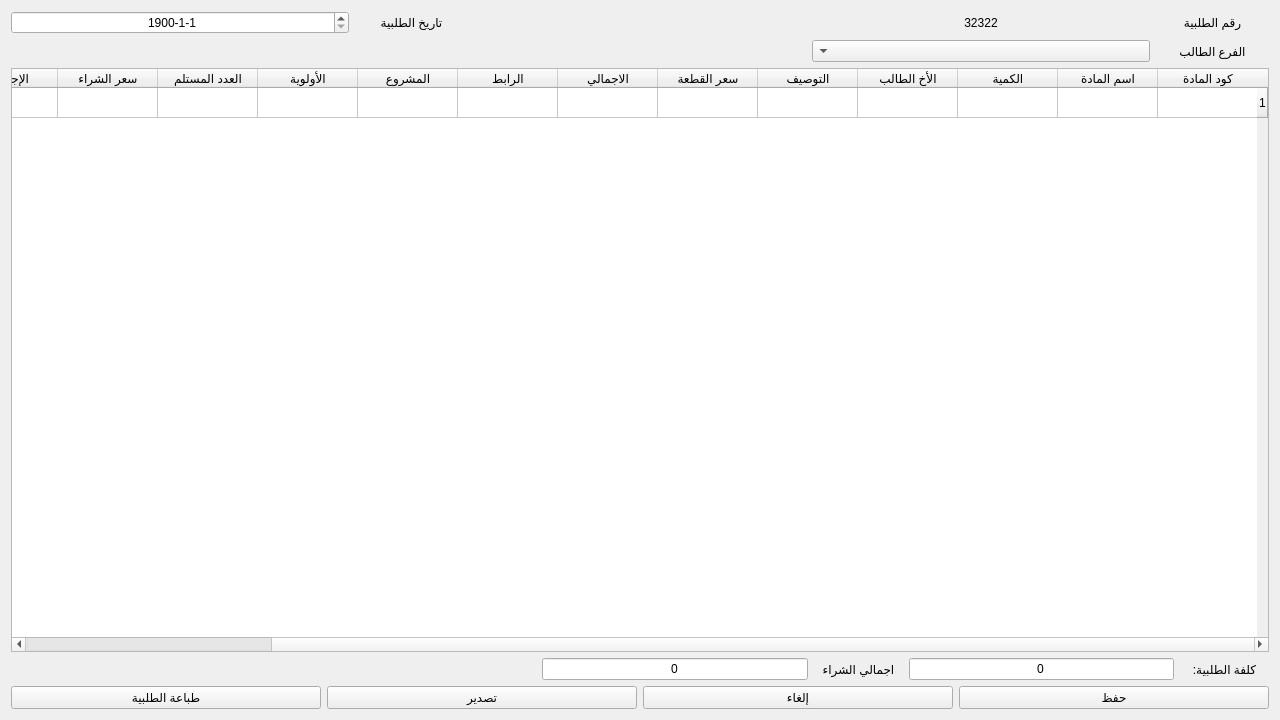
<?xml version="1.0" encoding="UTF-8"?>
<ui version="4.0">
 <class>Form</class>
 <widget class="QWidget" name="Form">
  <property name="geometry">
   <rect>
    <x>0</x>
    <y>0</y>
    <width>1280</width>
    <height>720</height>
   </rect>
  </property>
  <property name="windowTitle">
   <string>اضافة طلبية</string>
  </property>
  <property name="layoutDirection">
   <enum>Qt::RightToLeft</enum>
  </property>
  <layout class="QVBoxLayout" name="verticalLayout">
   <item>
    <layout class="QVBoxLayout" name="verticalLayout_11">
     <item>
      <layout class="QGridLayout" name="gridLayout" columnstretch="1,3,3,1,3">
       <item row="0" column="1">
        <widget class="QLabel" name="req_code">
         <property name="sizePolicy">
          <sizepolicy hsizetype="Expanding" vsizetype="Preferred">
           <horstretch>0</horstretch>
           <verstretch>0</verstretch>
          </sizepolicy>
         </property>
         <property name="text">
          <string>32322</string>
         </property>
         <property name="alignment">
          <set>Qt::AlignCenter</set>
         </property>
        </widget>
       </item>
       <item row="0" column="3">
        <widget class="QLabel" name="label_26">
         <property name="text">
          <string>تاريخ الطلبية</string>
         </property>
         <property name="alignment">
          <set>Qt::AlignCenter</set>
         </property>
        </widget>
       </item>
       <item row="0" column="4">
        <widget class="QDateEdit" name="req_date">
         <property name="sizePolicy">
          <sizepolicy hsizetype="Expanding" vsizetype="Fixed">
           <horstretch>0</horstretch>
           <verstretch>0</verstretch>
          </sizepolicy>
         </property>
         <property name="layoutDirection">
          <enum>Qt::LeftToRight</enum>
         </property>
         <property name="alignment">
          <set>Qt::AlignCenter</set>
         </property>
         <property name="minimumDateTime">
          <datetime>
           <hour>0</hour>
           <minute>0</minute>
           <second>0</second>
           <year>1900</year>
           <month>1</month>
           <day>1</day>
          </datetime>
         </property>
         <property name="currentSection">
          <enum>QDateTimeEdit::YearSection</enum>
         </property>
         <property name="displayFormat">
          <string>yyyy-M-d</string>
         </property>
         <property name="date">
          <date>
           <year>1900</year>
           <month>1</month>
           <day>1</day>
          </date>
         </property>
        </widget>
       </item>
       <item row="0" column="0">
        <widget class="QLabel" name="label_20">
         <property name="text">
          <string>رقم الطلبية</string>
         </property>
         <property name="alignment">
          <set>Qt::AlignCenter</set>
         </property>
        </widget>
       </item>
       <item row="1" column="0">
        <widget class="QLabel" name="label_21">
         <property name="text">
          <string>الفرع الطالب</string>
         </property>
         <property name="alignment">
          <set>Qt::AlignCenter</set>
         </property>
        </widget>
       </item>
       <item row="1" column="1">
        <widget class="QComboBox" name="req_brunch"/>
       </item>
       <item row="0" column="2">
        <spacer name="horizontalSpacer_2">
         <property name="orientation">
          <enum>Qt::Horizontal</enum>
         </property>
         <property name="sizeHint" stdset="0">
          <size>
           <width>40</width>
           <height>20</height>
          </size>
         </property>
        </spacer>
       </item>
       <item row="1" column="2">
        <spacer name="horizontalSpacer_3">
         <property name="orientation">
          <enum>Qt::Horizontal</enum>
         </property>
         <property name="sizeHint" stdset="0">
          <size>
           <width>40</width>
           <height>20</height>
          </size>
         </property>
        </spacer>
       </item>
      </layout>
     </item>
     <item>
      <widget class="QTableWidget" name="req_table">
       <property name="editTriggers">
        <set>QAbstractItemView::AllEditTriggers</set>
       </property>
       <property name="selectionMode">
        <enum>QAbstractItemView::SingleSelection</enum>
       </property>
       <property name="selectionBehavior">
        <enum>QAbstractItemView::SelectRows</enum>
       </property>
       <property name="rowCount">
        <number>1</number>
       </property>
       <attribute name="verticalHeaderVisible">
        <bool>true</bool>
       </attribute>
       <row/>
       <column>
        <property name="text">
         <string>كود المادة</string>
        </property>
       </column>
       <column>
        <property name="text">
         <string>اسم المادة</string>
        </property>
       </column>
       <column>
        <property name="text">
         <string>الكمية</string>
        </property>
       </column>
       <column>
        <property name="text">
         <string>الأخ الطالب</string>
        </property>
       </column>
       <column>
        <property name="text">
         <string>التوصيف</string>
        </property>
       </column>
       <column>
        <property name="text">
         <string>سعر القطعة</string>
        </property>
       </column>
       <column>
        <property name="text">
         <string>الاجمالي</string>
        </property>
       </column>
       <column>
        <property name="text">
         <string>الرابط</string>
        </property>
       </column>
       <column>
        <property name="text">
         <string>المشروع</string>
        </property>
       </column>
       <column>
        <property name="text">
         <string>الأولوية</string>
        </property>
       </column>
       <column>
        <property name="text">
         <string>العدد المستلم</string>
        </property>
       </column>
       <column>
        <property name="text">
         <string>سعر الشراء</string>
        </property>
       </column>
       <column>
        <property name="text">
         <string>الإجمالي</string>
        </property>
       </column>
       <column>
        <property name="text">
         <string>ملاحظات</string>
        </property>
       </column>
       <column>
        <property name="text">
         <string>حذف</string>
        </property>
       </column>
      </widget>
     </item>
     <item>
      <layout class="QHBoxLayout" name="horizontalLayout" stretch="2,6,2,6,12">
       <item>
        <widget class="QLabel" name="label_24">
         <property name="text">
          <string>كلفة الطلبية:</string>
         </property>
         <property name="alignment">
          <set>Qt::AlignCenter</set>
         </property>
        </widget>
       </item>
       <item>
        <widget class="QLineEdit" name="total_req">
         <property name="text">
          <string>0</string>
         </property>
         <property name="alignment">
          <set>Qt::AlignCenter</set>
         </property>
        </widget>
       </item>
       <item>
        <widget class="QLabel" name="label_30">
         <property name="text">
          <string>اجمالي الشراء</string>
         </property>
         <property name="alignment">
          <set>Qt::AlignCenter</set>
         </property>
        </widget>
       </item>
       <item>
        <widget class="QLineEdit" name="total_buy">
         <property name="text">
          <string>0</string>
         </property>
         <property name="alignment">
          <set>Qt::AlignCenter</set>
         </property>
        </widget>
       </item>
       <item>
        <spacer name="horizontalSpacer">
         <property name="orientation">
          <enum>Qt::Horizontal</enum>
         </property>
         <property name="sizeHint" stdset="0">
          <size>
           <width>40</width>
           <height>20</height>
          </size>
         </property>
        </spacer>
       </item>
      </layout>
     </item>
     <item>
      <layout class="QGridLayout" name="gridLayout_5"/>
     </item>
     <item>
      <layout class="QHBoxLayout" name="horizontalLayout_9">
       <item>
        <widget class="QPushButton" name="btn_save">
         <property name="text">
          <string>حفظ</string>
         </property>
        </widget>
       </item>
       <item>
        <widget class="QPushButton" name="btn_cancel">
         <property name="text">
          <string>إلغاء</string>
         </property>
        </widget>
       </item>
       <item>
        <widget class="QPushButton" name="btn_export">
         <property name="text">
          <string>تصدير</string>
         </property>
        </widget>
       </item>
       <item>
        <widget class="QPushButton" name="btn_print_req">
         <property name="text">
          <string>طباعة الطلبية</string>
         </property>
        </widget>
       </item>
      </layout>
     </item>
    </layout>
   </item>
  </layout>
 </widget>
 <tabstops>
  <tabstop>req_table</tabstop>
 </tabstops>
 <resources/>
 <connections/>
</ui>
